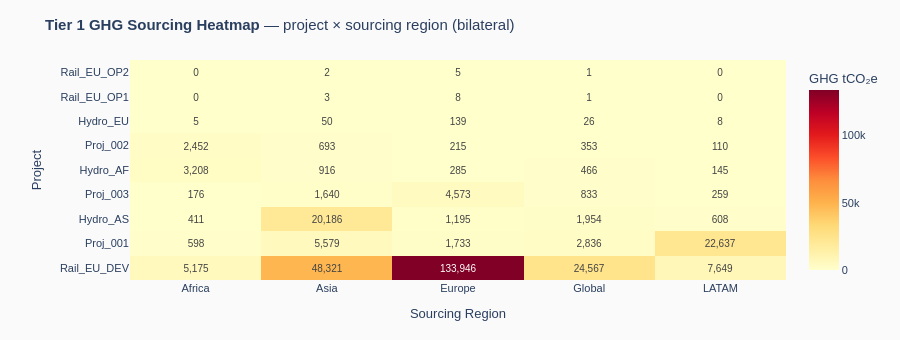

Write notebook code for a chart like this one.
### Code cell
# ══════════════════════════════════════════════════════════════════
# TIER 1 BILATERAL SOURCING — GHG heatmap: project × sourcing region
# Shows exactly where the first-upstream carbon physically comes from
# ══════════════════════════════════════════════════════════════════
import plotly.figure_factory as ff

piv = (
    t1.groupby(["project_id", "sourcing_region"])["GHG_tCO2e"]
    .sum()
    .unstack(fill_value=0)
)
# Sort projects by total GHG descending
piv = piv.loc[piv.sum(axis=1).sort_values(ascending=False).index]

fig3 = go.Figure(go.Heatmap(
    z=piv.values,
    x=piv.columns.tolist(),
    y=piv.index.tolist(),
    colorscale="YlOrRd",
    text=[[f"{v:,.0f}" for v in row] for row in piv.values],
    texttemplate="%{text}",
    textfont=dict(size=10),
    colorbar=dict(title="GHG tCO₂e"),
))
fig3.update_layout(
    title="<b>Tier 1 GHG Sourcing Heatmap</b> — project × sourcing region (bilateral)",
    xaxis_title="Sourcing Region",
    yaxis_title="Project",
    height=340,
    margin=dict(l=130, r=40, t=60, b=60),
    paper_bgcolor="#fafafa",
    font=dict(family="Arial", size=11),
)
fig3.show()

### Figure 1 — Plotly figure (JSON) as saved in the notebook; plotly's stock layout.template omitted (floating-point values rounded to 4 significant figures)
{"data": [{"colorbar": {"title": {"text": "GHG tCO₂e"}}, "colorscale": [[0.0, "rgb(255,255,204)"], [0.125, "rgb(255,237,160)"], [0.25, "rgb(254,217,118)"], [0.375, "rgb(254,178,76)"], [0.5, "rgb(253,141,60)"], [0.625, "rgb(252,78,42)"], [0.75, "rgb(227,26,28)"], [0.875, "rgb(189,0,38)"], [1.0, "rgb(128,0,38)"]], "text": [["5,175", "48,321", "133,946", "24,567", "7,649"], ["598", "5,579", "1,733", "2,836", "22,637"], ["411", "20,186", "1,195", "1,954", "608"], ["176", "1,640", "4,573", "833", "259"], ["3,208", "916", "285", "466", "145"], ["2,452", "693", "215", "353", "110"], ["5", "50", "139", "26", "8"], ["0", "3", "8", "1", "0"], ["0", "2", "5", "1", "0"]], "textfont": {"size": 10}, "texttemplate": "%{text}", "type": "heatmap", "x": ["Africa", "Asia", "Europe", "Global", "LATAM"], "y": ["Rail_EU_DEV", "Proj_001", "Hydro_AS", "Proj_003", "Hydro_AF", "Proj_002", "Hydro_EU", "Rail_EU_OP1", "Rail_EU_OP2"], "z": [[5175.0, 48320.0, 133900.0, 24570.0, 7649.0], [597.7, 5579.0, 1733.0, 2836.0, 22640.0], [411.0, 20190.0, 1195.0, 1954.0, 608.2], [175.7, 1640.0, 4573.0, 833.1, 259.3], [3208.0, 916.1, 285.1, 466.2, 145.1], [2452.0, 693.0, 215.3, 352.7, 109.8], [5.365, 50.11, 138.9, 25.5, 7.939], [0.293, 2.731, 7.603, 1.383, 0.431], [0.202, 1.892, 5.262, 0.958, 0.299]]}], "layout": {"font": {"family": "Arial", "size": 11}, "height": 340, "margin": {"b": 60, "l": 130, "r": 40, "t": 60}, "paper_bgcolor": "#fafafa", "title": {"text": "<b>Tier 1 GHG Sourcing Heatmap</b> — project × sourcing region (bilateral)"}, "xaxis": {"title": {"text": "Sourcing Region"}}, "yaxis": {"title": {"text": "Project"}}}}
